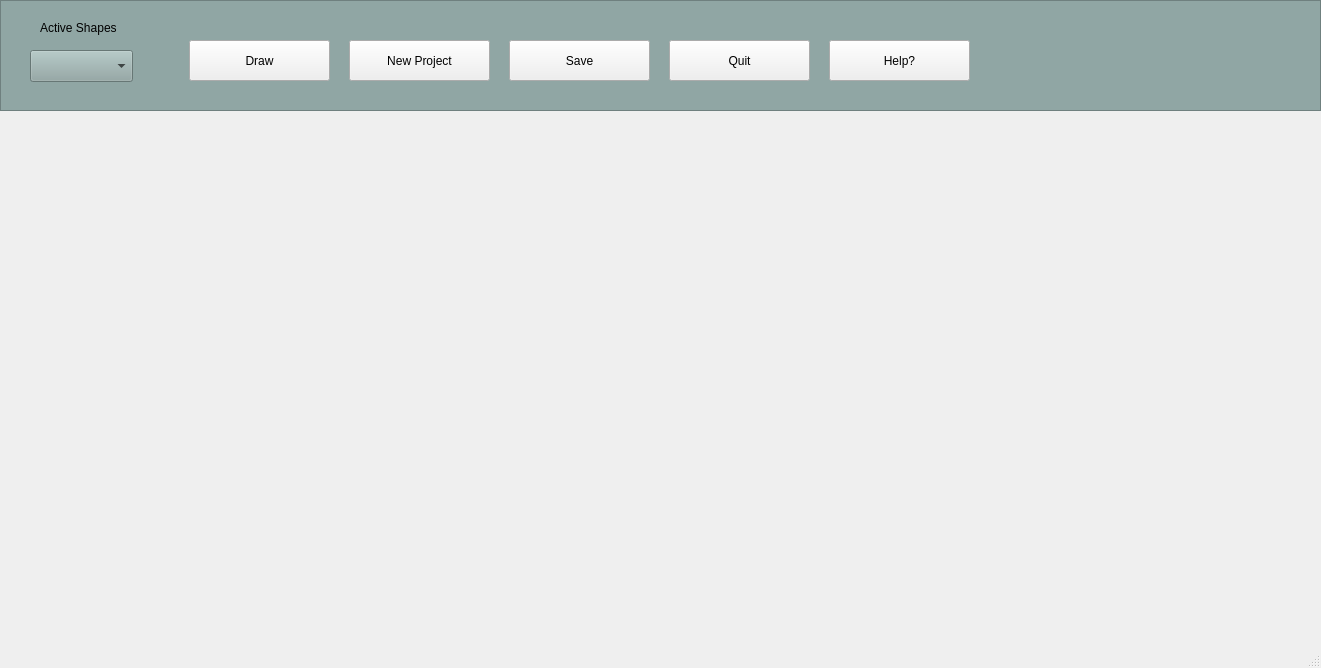
<?xml version="1.0" encoding="UTF-8"?>
<ui version="4.0">
 <class>RenderScreen</class>
 <widget class="QMainWindow" name="RenderScreen">
  <property name="geometry">
   <rect>
    <x>0</x>
    <y>0</y>
    <width>1321</width>
    <height>668</height>
   </rect>
  </property>
  <property name="windowTitle">
   <string>MainWindow</string>
  </property>
  <widget class="QWidget" name="centralwidget">
   <widget class="QWidget" name="canvas" native="true">
    <property name="geometry">
     <rect>
      <x>160</x>
      <y>109</y>
      <width>1000</width>
      <height>491</height>
     </rect>
    </property>
    <property name="autoFillBackground">
     <bool>false</bool>
    </property>
    <widget class="QWidget" name="widget" native="true">
     <property name="geometry">
      <rect>
       <x>30</x>
       <y>80</y>
       <width>120</width>
       <height>581</height>
      </rect>
     </property>
    </widget>
   </widget>
   <widget class="QWidget" name="selectSHAPE" native="true">
    <property name="geometry">
     <rect>
      <x>159</x>
      <y>20</y>
      <width>1001</width>
      <height>80</height>
     </rect>
    </property>
    <widget class="QPushButton" name="draw">
     <property name="geometry">
      <rect>
       <x>30</x>
       <y>20</y>
       <width>141</width>
       <height>41</height>
      </rect>
     </property>
     <property name="text">
      <string>Draw</string>
     </property>
    </widget>
    <widget class="QPushButton" name="newProject">
     <property name="geometry">
      <rect>
       <x>190</x>
       <y>20</y>
       <width>141</width>
       <height>41</height>
      </rect>
     </property>
     <property name="text">
      <string>New Project</string>
     </property>
    </widget>
    <widget class="QPushButton" name="save">
     <property name="geometry">
      <rect>
       <x>350</x>
       <y>20</y>
       <width>141</width>
       <height>41</height>
      </rect>
     </property>
     <property name="text">
      <string>Save</string>
     </property>
    </widget>
    <widget class="QPushButton" name="quit">
     <property name="geometry">
      <rect>
       <x>510</x>
       <y>20</y>
       <width>141</width>
       <height>41</height>
      </rect>
     </property>
     <property name="text">
      <string>Quit</string>
     </property>
    </widget>
    <widget class="QPushButton" name="help">
     <property name="geometry">
      <rect>
       <x>670</x>
       <y>20</y>
       <width>141</width>
       <height>41</height>
      </rect>
     </property>
     <property name="text">
      <string>Help?</string>
     </property>
    </widget>
   </widget>
   <widget class="QWidget" name="widget_2" native="true">
    <property name="geometry">
     <rect>
      <x>1160</x>
      <y>20</y>
      <width>120</width>
      <height>581</height>
     </rect>
    </property>
   </widget>
   <widget class="QFrame" name="frame">
    <property name="geometry">
     <rect>
      <x>0</x>
      <y>0</y>
      <width>1321</width>
      <height>111</height>
     </rect>
    </property>
    <property name="styleSheet">
     <string notr="true">background-color : rgb(144, 166, 164)</string>
    </property>
    <property name="frameShape">
     <enum>QFrame::StyledPanel</enum>
    </property>
    <property name="frameShadow">
     <enum>QFrame::Raised</enum>
    </property>
    <widget class="QLabel" name="label_2">
     <property name="geometry">
      <rect>
       <x>40</x>
       <y>20</y>
       <width>91</width>
       <height>16</height>
      </rect>
     </property>
     <property name="text">
      <string>Active Shapes</string>
     </property>
    </widget>
    <widget class="QComboBox" name="shapeSelection">
     <property name="geometry">
      <rect>
       <x>30</x>
       <y>50</y>
       <width>103</width>
       <height>32</height>
      </rect>
     </property>
    </widget>
   </widget>
   <zorder>frame</zorder>
   <zorder>canvas</zorder>
   <zorder>selectSHAPE</zorder>
   <zorder>widget_2</zorder>
  </widget>
  <widget class="QMenuBar" name="menubar">
   <property name="geometry">
    <rect>
     <x>0</x>
     <y>0</y>
     <width>1321</width>
     <height>24</height>
    </rect>
   </property>
  </widget>
  <widget class="QStatusBar" name="statusbar"/>
 </widget>
 <resources/>
 <connections/>
</ui>
